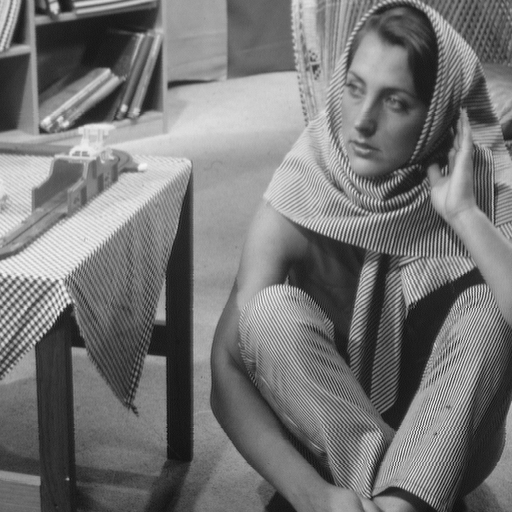
#> input picture IMG_Flip/barbara.png, 512 x 512 px
$ python flip.py
#> lines starting #> are read from the running program, lines starting #| are printed output that depends on the picture
import cv2
import matplotlib.pyplot as plt
img = cv2.imread("barbara.png")
#> img is the input picture: shape (512, 512, 3); min 12, max 246, mean 117.4
im_flip = cv2.flip(img,0)
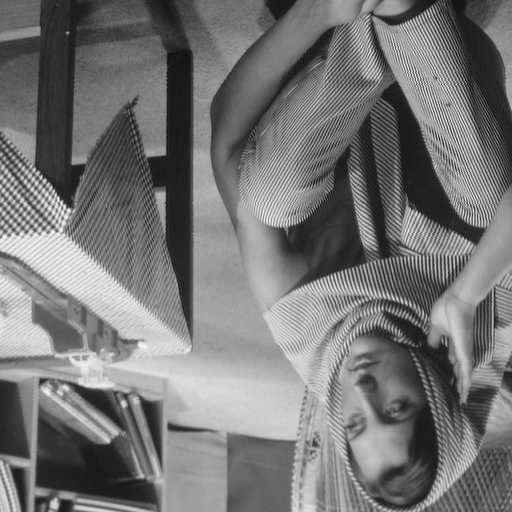
#> im_flip: shape (512, 512, 3); min 12, max 246, mean 117.4
#im_rotate = cv2.rotate(img,cv2.ROTATE_90_CLOCKWISE)
plt.figure(figsize=(10,10))
plt.imshow(im_flip)
#plt.imshow(im_rotate)
plt.show()
